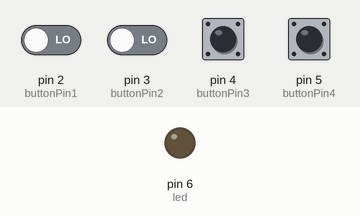
This sketch was run on a simulated Arduino Uno, built with avr-gcc and run on an emulated ATmega328P. On the bench: output pins drawn as LEDs (lit = HIGH). Inputs (shaded band) come from the test bench; at power-on: pin 2 (buttonPin1), pin 3 (buttonPin2), pin 4 (buttonPin3), pin 5 (buttonPin4) LOW.

Above: at 1.2 s.
1.3 s: pin 2 (buttonPin1) driven HIGH and pin 3 (buttonPin2) driven HIGH
At 2.5 s:
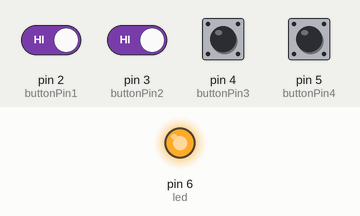
2.8 s: pin 2 (buttonPin1) driven LOW
At 3.7 s:
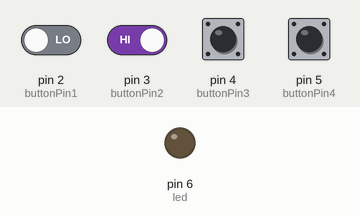
4.3 s: pin 2 (buttonPin1) driven HIGH
At 4.9 s:
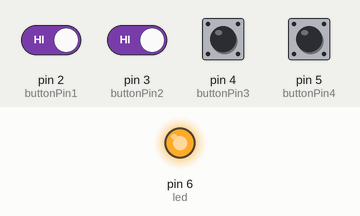
Timing chart, 0 to 7.3 s (numbered marks = the images above; inputs shaded):
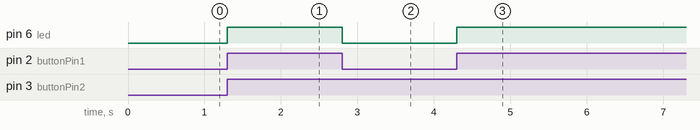

Measured:
- after the input at 1.3 s, pin 6 (led): LOW → HIGH at once
- after the input at 2.8 s, pin 6 (led): HIGH → LOW at once
- after the input at 4.3 s, pin 6 (led): LOW → HIGH at once

The sketch:

PASSWORD_LED_Task_1.ino
```cpp
int buttonPin1=2;
int buttonPin2=3;
int buttonPin3=4;
int buttonPin4=5;
int buttonState1=0;
int buttonState2=0;
int buttonState3=0;
int buttonState4=0;

int led=6;
void setup()
{
  pinMode(led,OUTPUT);
  pinMode(buttonPin1,INPUT);
  pinMode(buttonPin2,INPUT);
  pinMode(buttonPin3,INPUT);
  pinMode(buttonPin4,INPUT);
}

void loop()
{
  buttonState1 = digitalRead(buttonPin1);
  buttonState2 = digitalRead(buttonPin2);
  buttonState3 = digitalRead(buttonPin3);
  buttonState4 = digitalRead(buttonPin4);
  if(buttonState1 == HIGH && buttonState2 == HIGH && buttonState3 == LOW && buttonState4 == LOW )
  {
      digitalWrite(led,HIGH);

  }
  else
  {
  digitalWrite(led,LOW);
  }
}
```
